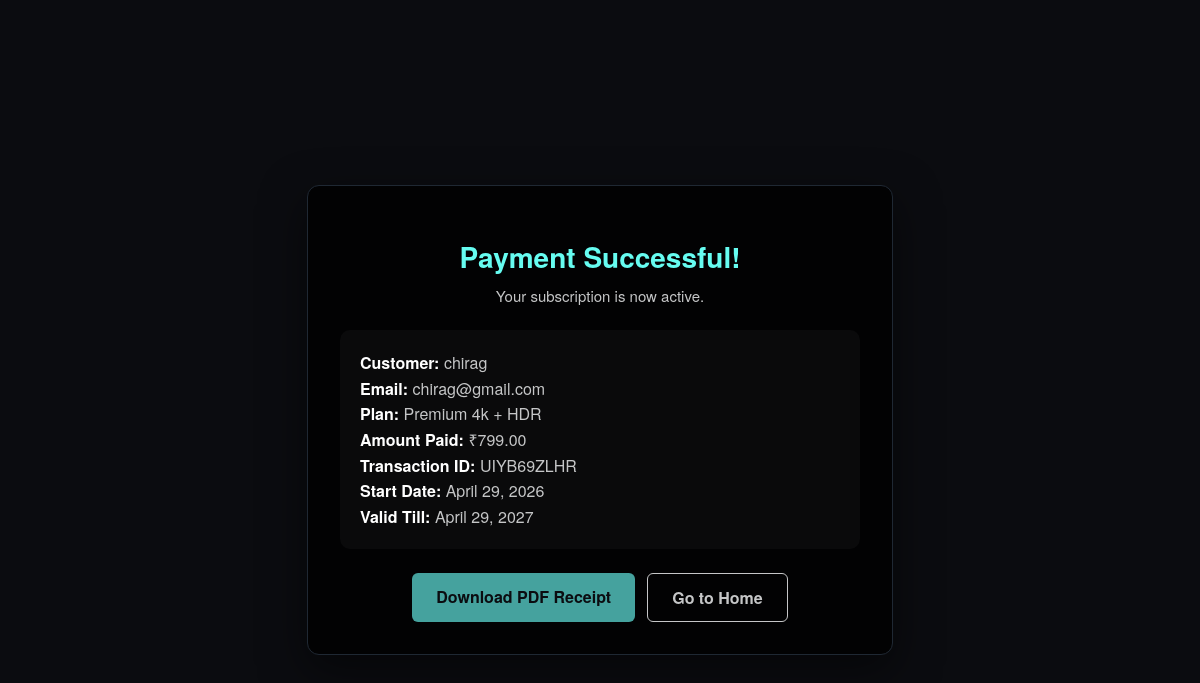
The app's page /payment_succesfull/29/ with its own data.
### app/models.py (models this page shows, shortened)
class Payment(models.Model):
    PAYMENT_METHOD_CHOICES = (
        ('CARD', 'Credit / Debit Card'),
        ('UPI', 'UPI'),
        ('NETBANKING', 'Net Banking'),
    )
    pay_id = models.AutoField(primary_key=True)
    user = models.ForeignKey(User, on_delete=models.CASCADE, related_name='payments')
    subscription = models.ForeignKey(Subscription, on_delete=models.CASCADE, related_name='payments')
    transaction_id = models.CharField(
        max_length=20,
        unique=True,
        editable=False,
        default=generate_transaction_id,
    )
    pay_method = models.CharField(max_length=20, choices=PAYMENT_METHOD_CHOICES, default='CARD')
    card_last4 = models.CharField(max_length=4, blank=True)
    card_holder_nm = models.CharField(max_length=100, blank=True)
    expiry_date = models.CharField(max_length=7, blank=True)  # MM/YY
    sub_price = models.DecimalField(max_digits=10, decimal_places=2, default=0.00)
    start_date = models.DateField(default=date.today)
    end_date = models.DateField()
    payment_status = models.CharField(max_length=20, default='SUCCESS')
    created_at = models.DateTimeField(default=timezone.now, editable=False)

class User(models.Model):
    nm = models.CharField(max_length=100)
    email = models.EmailField(max_length=200)
    password = models.CharField(max_length=100)
    profile_image = models.ImageField(upload_to='profile_pics/', default='profile_pics/usericon.png')
    preferred_language = models.ForeignKey('Language', on_delete=models.SET_NULL, null=True, blank=True, related_name='users', help_text="User's preferred language for recommendations")
    created_at = models.DateTimeField(default=timezone.now)
    updated_at = models.DateTimeField(default=timezone.now)
    last_login_at = models.DateTimeField(null=True, blank=True)
    login_count = models.PositiveIntegerField(default=0)
    is_blocked = models.BooleanField(default=False)
    block_reason = models.TextField(blank=True, null=True, help_text="Reason for blocking the user")
    class Meta:
        ordering = ['nm']

class Subscription(models.Model):
    sub_id = models.AutoField(primary_key=True)
    sub_name = models.CharField(max_length=100)
    sub_price = models.DecimalField(max_digits=10, decimal_places=2)
    sub_time_limit = models.CharField(max_length=20)

### app/views.py (the view)
# urls.py: path('payment_succesfull/<int:payment_id>/', views.payment_succesfull, name='payment_succesfull'),
def payment_succesfull(request, payment_id):
    payment = get_object_or_404(Payment, pay_id=payment_id)
    user_id = request.session.get('user_id')
    if user_id and payment.user_id != user_id:
        messages.error(request, "You are not allowed to view this receipt.")
        return redirect('index')
    request.session['last_payment_id'] = payment.pay_id
    request.session.modified = True
    return render(request, "payment_succesfull.html", {
        'payment': payment,
    })

### app/templates/payment_succesfull.html (shortened to what this page needs)
{% load static %}
<!DOCTYPE html>
<html lang="en">
<head>
    <link rel="stylesheet" href="{% static 'css/navbar.css' %}">
</head>
<body>
    <div class="receipt-card">
        {% if payment %}
            <h1>Payment Successful!</h1>
            <p class="subtitle">Your subscription is now active.</p>
            <div class="details">
                <span><strong>Customer:</strong> {{ payment.user.nm }}</span>
                <span><strong>Email:</strong> {{ payment.user.email }}</span>
                <span><strong>Plan:</strong> {{ payment.subscription.sub_name }}</span>
                <span><strong>Amount Paid:</strong> ₹{{ payment.sub_price }}</span>
                <span><strong>Transaction ID:</strong> {{ payment.transaction_id }}</span>
                <span><strong>Start Date:</strong> {{ payment.start_date }}</span>
                <span><strong>Valid Till:</strong> {{ payment.end_date }}</span>
            </div>
            <div class="actions">
                <a class="btn-primary" href="{% url 'download_receipt' payment.pay_id %}">Download PDF Receipt</a>
                <a class="btn-secondary" href="{% url 'index' %}">Go to Home</a>
            </div>
        {% else %}
            <p class="error">{{ error_message|default:"No payment found for this request." }}</p>
            <div class="actions">
                <a class="btn-secondary" href="{% url 'subscription' %}">View Plans</a>
            </div>
        {% endif %}
    </div>
</body>
</html>

### app/static/css/navbar.css (style rules this page uses)
:root { --red: #e50914; --red-glow: rgba(229, 9, 20, 0.4); --gold: #ffd166; --sb-bg: #0f1014; --sb-bg-grad: linear-gradient(to right, #0f1014 60%, rgba(15,16,20,0) 100%); --sb-border: transparent; --sb-w: 320px; --sb-icon-w: 96px; --ease-spring: cubic-bezier(0.34, 1.56, 0.64, 1); --ease-out: cubic-bezier(0.25, 0.46, 0.45, 0.94); --dur: 0.4s; --text-dim: #8f98b2; --text-hover: #e1e6f0; --radius: 12px; }
body { margin: 0; font-family: 'Inter', sans-serif; background: #0f1014; color: #fff; padding-left: var(--sb-icon-w); }

### app/templates/payment_succesfull.html (style rules this page uses)
body { font-family: 'Helvetica Neue', Helvetica, Arial, sans-serif; background-color: #0b0c10; color: #fff; margin: 0; min-height: 100vh; display: flex; justify-content: center; align-items: center; padding: 20px; }
.receipt-card { background: rgba(0,0,0,0.8); border: 1px solid #1f2833; border-radius: 12px; padding: 32px; max-width: 520px; width: 100%; box-shadow: 0 15px 45px rgba(0,0,0,0.5); text-align: center; }
.receipt-card h1 { margin-bottom: 8px; font-size: 28px; color: #66fcf1; }
.receipt-card p.subtitle { margin-top: 0; color: #c5c6c7; font-size: 15px; }
.details { margin: 24px 0; text-align: left; background: rgba(255,255,255,0.03); border-radius: 10px; padding: 20px; line-height: 1.6; }
.details span { color: #c5c6c7; display: block; }
.details strong { color: #fff; }
.actions { display: flex; gap: 12px; flex-wrap: wrap; justify-content: center; }
.actions a { text-decoration: none; padding: 12px 24px; border-radius: 6px; font-weight: 600; transition: background 0.3s ease; }
.btn-primary { background: #45a29e; color: #0b0c10; }
.btn-secondary { border: 1px solid #c5c6c7; color: #c5c6c7; }

### records on screen
Payment: user.nm "chirag", user.email "chirag@gmail.com", subscription.sub_name "Premium 4k + HDR", sub_price "799.00", transaction_id "UIYB69ZLHR", start_date "April 29, 2026", end_date "April 29, 2027"
